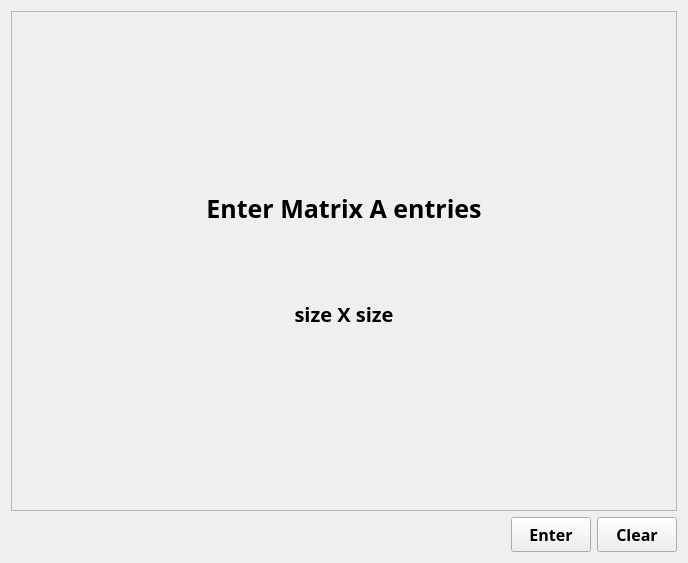
           <widget class="QWidget" name="page_enterMatrixA_advanced">
            <layout class="QVBoxLayout" name="verticalLayout_23">
             <item>
              <layout class="QVBoxLayout" name="verticalLayout_22">
               <item>
                <widget class="QFrame" name="frame_10">
                 <property name="minimumSize">
                  <size>
                   <width>0</width>
                   <height>500</height>
                  </size>
                 </property>
                 <property name="frameShape">
                  <enum>QFrame::StyledPanel</enum>
                 </property>
                 <property name="frameShadow">
                  <enum>QFrame::Raised</enum>
                 </property>
                 <layout class="QVBoxLayout" name="verticalLayout_21">
                  <item>
                   <layout class="QGridLayout" name="gridLayout_5">
                    <property name="spacing">
                     <number>6</number>
                    </property>
                    <item row="1" column="0">
                     <widget class="QLabel" name="label_matrixA_size_entry_advanced">
                      <property name="maximumSize">
                       <size>
                        <width>16777215</width>
                        <height>100</height>
                       </size>
                      </property>
                      <property name="font">
                       <font>
                        <family>DM Sans</family>
                        <pointsize>15</pointsize>
                        <bold>true</bold>
                       </font>
                      </property>
                      <property name="text">
                       <string>size X size</string>
                      </property>
                      <property name="alignment">
                       <set>Qt::AlignCenter</set>
                      </property>
                     </widget>
                    </item>
                    <item row="0" column="0">
                     <widget class="QLabel" name="label_enterMatrixA_entry_advanced">
                      <property name="maximumSize">
                       <size>
                        <width>16777215</width>
                        <height>100</height>
                       </size>
                      </property>
                      <property name="font">
                       <font>
                        <family>DM Sans</family>
                        <pointsize>19</pointsize>
                        <bold>true</bold>
                       </font>
                      </property>
                      <property name="text">
                       <string>Enter Matrix A entries</string>
                      </property>
                      <property name="alignment">
                       <set>Qt::AlignCenter</set>
                      </property>
                     </widget>
                    </item>
                   </layout>
                  </item>
                 </layout>
                </widget>
               </item>
               <item>
                <layout class="QHBoxLayout" name="horizontalLayout_8">
                 <item>
                  <spacer name="horizontalSpacer_10">
                   <property name="orientation">
                    <enum>Qt::Horizontal</enum>
                   </property>
                   <property name="sizeType">
                    <enum>QSizePolicy::Fixed</enum>
                   </property>
                   <property name="sizeHint" stdset="0">
                    <size>
                     <width>500</width>
                     <height>20</height>
                    </size>
                   </property>
                  </spacer>
                 </item>
                 <item>
                  <widget class="QPushButton" name="pushButton_enter_matrixA_advanced">
                   <property name="minimumSize">
                    <size>
                     <width>0</width>
                     <height>35</height>
                    </size>
                   </property>
                   <property name="maximumSize">
                    <size>
                     <width>120</width>
                     <height>16777215</height>
                    </size>
                   </property>
                   <property name="font">
                    <font>
                     <family>DM Sans</family>
                     <pointsize>12</pointsize>
                     <bold>true</bold>
                    </font>
                   </property>
                   <property name="cursor">
                    <cursorShape>PointingHandCursor</cursorShape>
                   </property>
                   <property name="text">
                    <string>Enter</string>
                   </property>
                  </widget>
                 </item>
                 <item>
                  <widget class="QPushButton" name="pushButton_clear_matrixA_advanced">
                   <property name="minimumSize">
                    <size>
                     <width>0</width>
                     <height>35</height>
                    </size>
                   </property>
                   <property name="maximumSize">
                    <size>
                     <width>120</width>
                     <height>16777215</height>
                    </size>
                   </property>
                   <property name="font">
                    <font>
                     <family>DM Sans</family>
                     <pointsize>12</pointsize>
                     <bold>true</bold>
                    </font>
                   </property>
                   <property name="cursor">
                    <cursorShape>PointingHandCursor</cursorShape>
                   </property>
                   <property name="text">
                    <string>Clear</string>
                   </property>
                  </widget>
                 </item>
                </layout>
               </item>
              </layout>
             </item>
            </layout>
           </widget>
